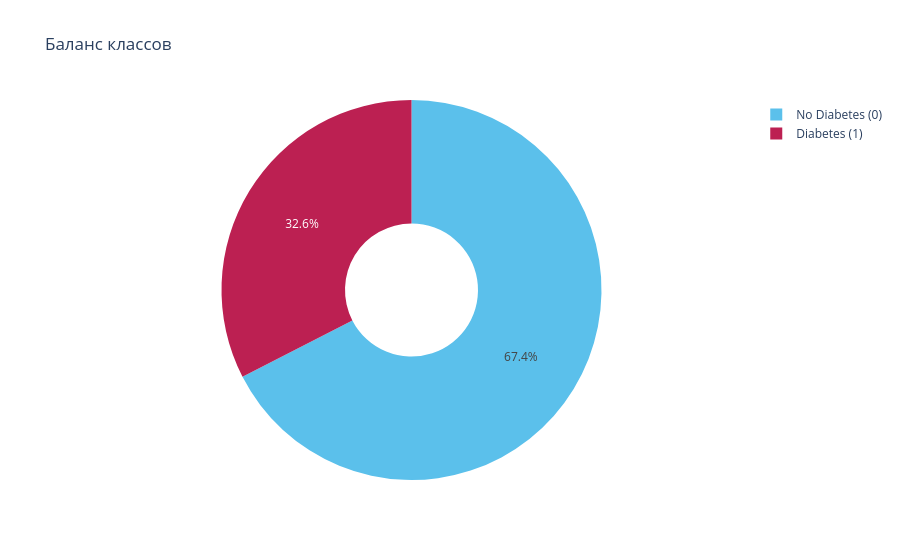

Source (notebook cell):
### Code cell
# Plotly: баланс классов
fig = px.pie(
    values=df['Outcome'].value_counts().values,
    names=['No Diabetes (0)', 'Diabetes (1)'],
    color_discrete_sequence=['#5bc0eb', "#bc2052"],
    title='Баланс классов',
    hole=0.35
)
fig.update_layout(paper_bgcolor='white')
fig.show()

### Figure 1 — Plotly figure (JSON) as saved in the notebook; plotly's stock layout.template omitted (floating-point values rounded to 4 significant figures)
{"data": [{"domain": {"x": [0, 1], "y": [0, 1]}, "hole": 0.35, "hovertemplate": "label=%{label}<br>value=%{value}<extra></extra>", "labels": ["No Diabetes (0)", "Diabetes (1)"], "legendgroup": "", "name": "", "showlegend": true, "type": "pie", "values": [518, 250]}], "layout": {"legend": {"tracegroupgap": 0}, "paper_bgcolor": "white", "piecolorway": ["#5bc0eb", "#bc2052"], "title": {"text": "Баланс классов"}}}
